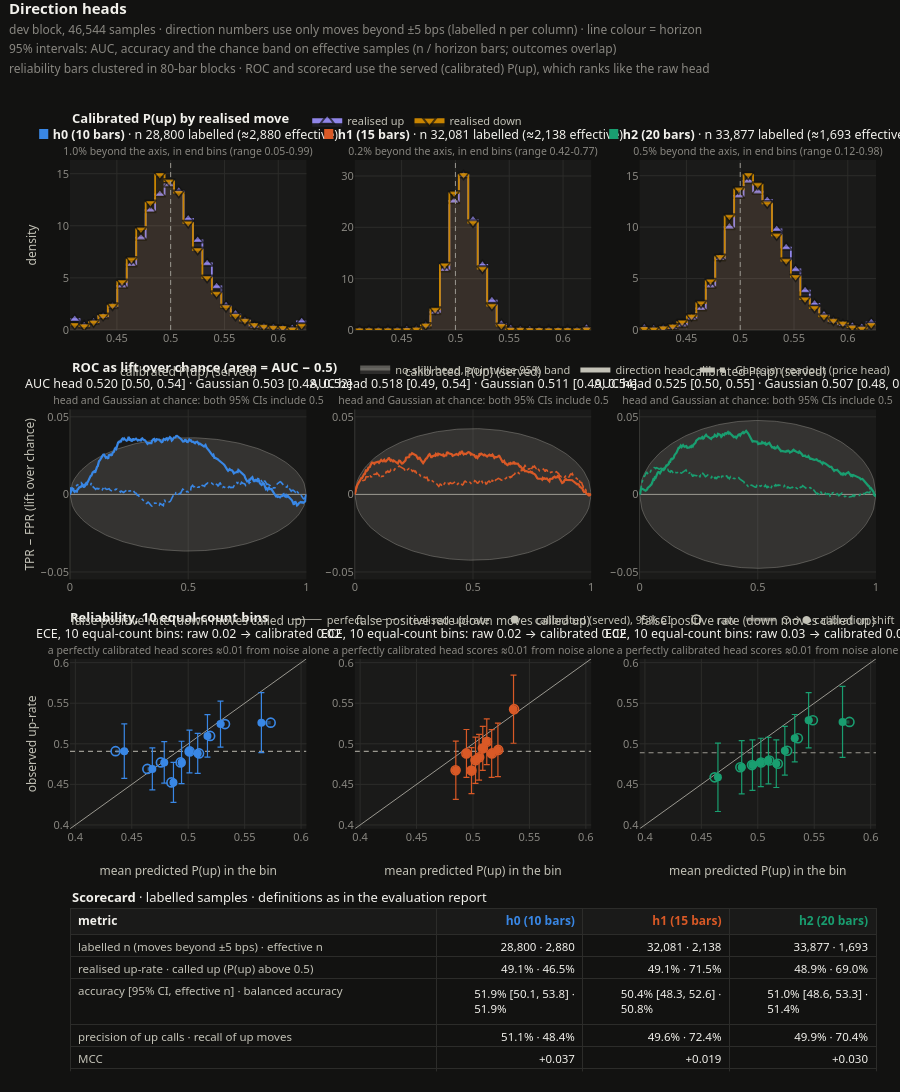
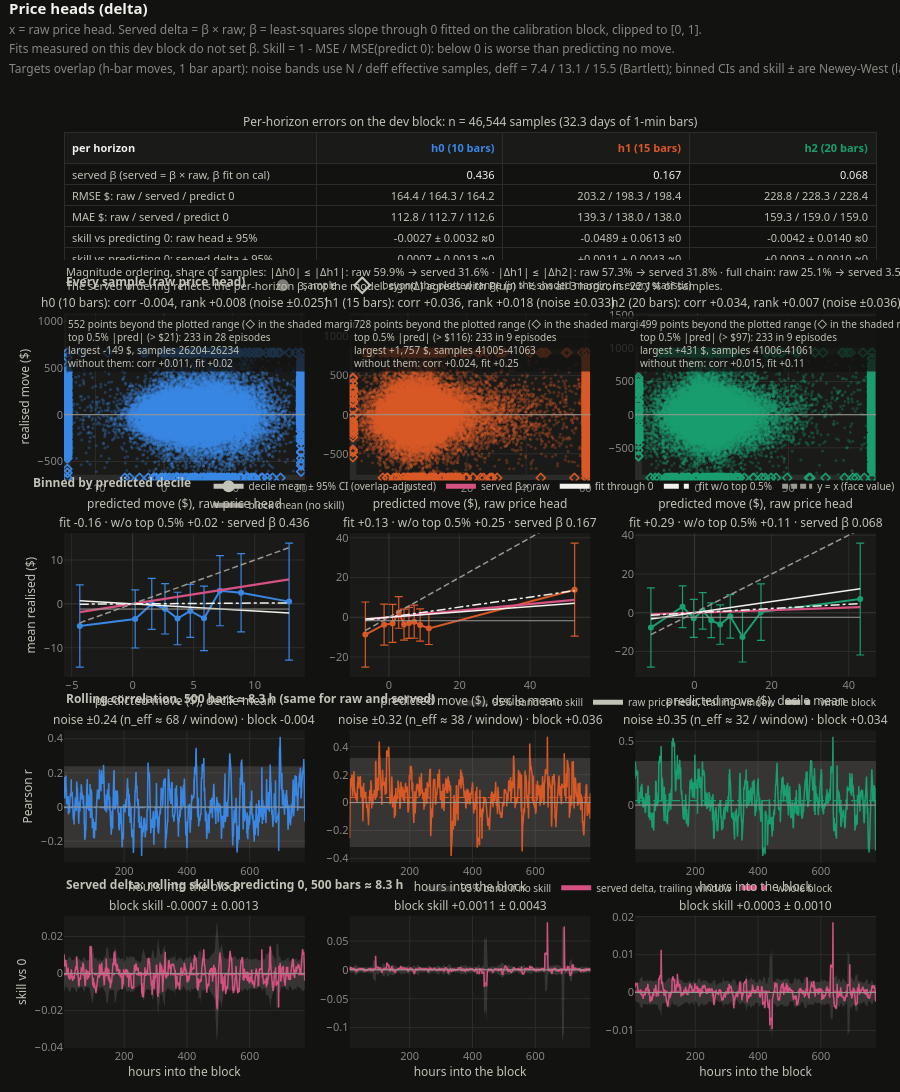
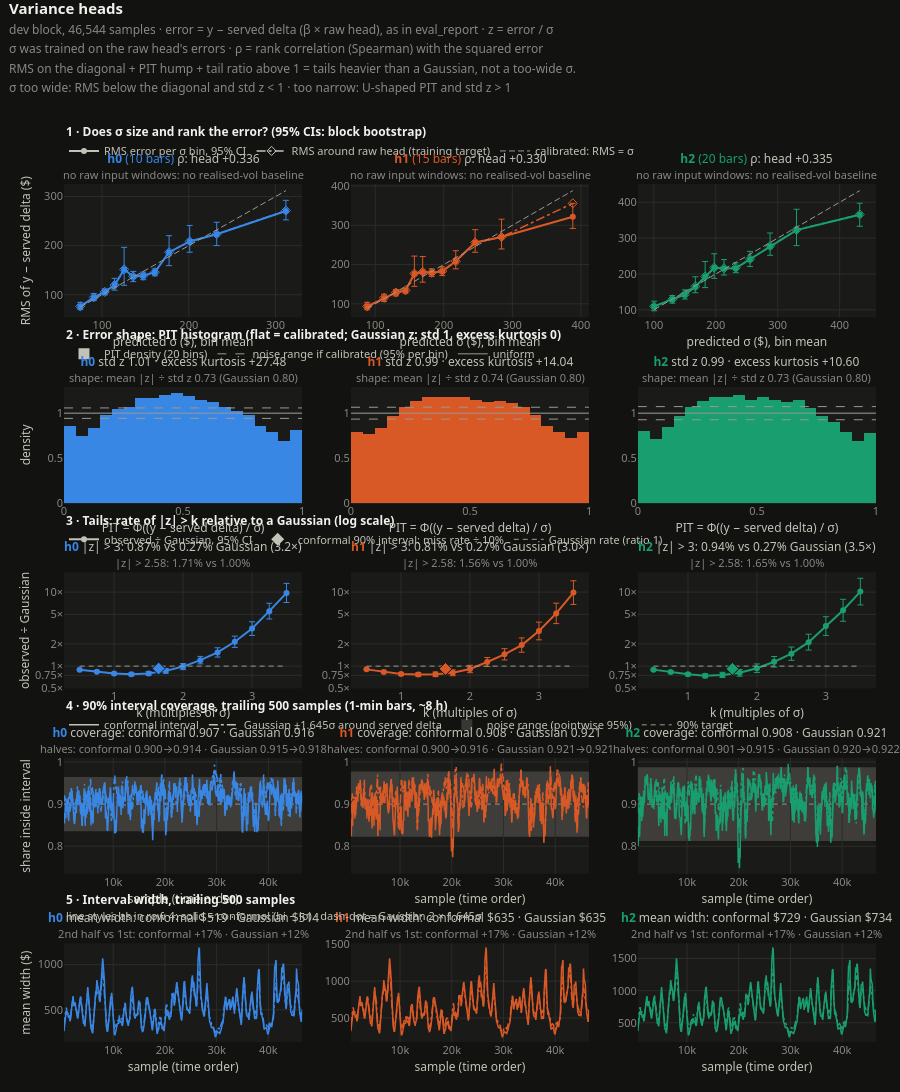

The cell these charts' notebook holds for them, in order:
### Code cell
Visualizations.build("direction_analytics", oos_frame, cfg, raw_delta=raw_delta, max_points=MAX_ROC_POINTS).show()
Visualizations.build("delta_analytics", oos_frame, cfg, raw_delta=raw_delta).show()
Visualizations.build("variance_analytics", oos_frame, cfg, raw_delta=raw_delta).show()
